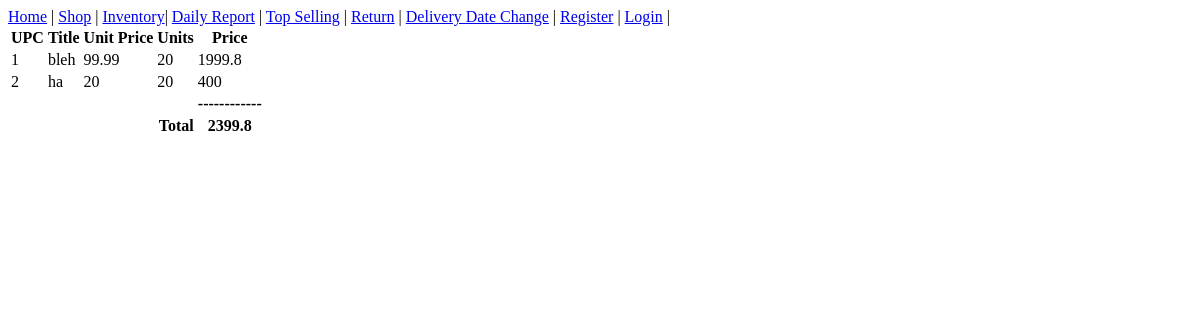
The page /receipt.php?receiptId=1 on the database as committed earlier.
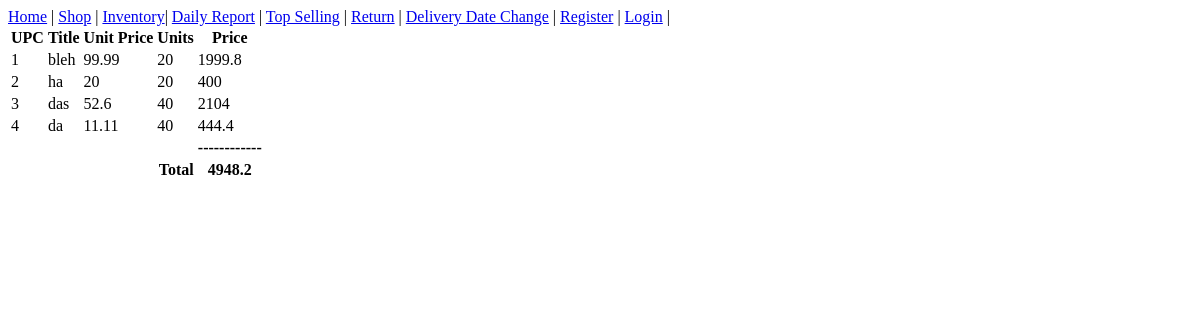
The same page on the database as committed later.
### tables this page shows
CREATE TABLE IF NOT EXISTS PurchaseItem (
	receiptId INTEGER NOT NULL,
	upc INTEGER NOT NULL,
	quantity INTEGER NOT NULL,
	PRIMARY KEY(receiptId, upc),
	FOREIGN KEY(receiptId) REFERENCES Purchase(receiptId),
	FOREIGN KEY(upc) REFERENCES Item(upc)
);

CREATE TABLE IF NOT EXISTS Item(
	upc INTEGER NOT NULL,
	title CHAR(30) NOT NULL,
    type VARCHAR(3) NOT NULL,
	category VARCHAR(30) NOT NULL,
	company VARCHAR(30) NOT NULL,
	year INTEGER NOT NULL,
    price DOUBLE NOT NULL,
	stock INTEGER NOT NULL,
    PRIMARY KEY (upc)
);

### receipt.php (the view, shortened to what this page needs)
<?php
include_once("includes/connection.php");
include_once("includes/header.php");
if(isset($_GET['receiptId']) && is_numeric($_GET['receiptId'])){
    $sqlquery = "SELECT pi.upc AS upc, i.title, price, quantity, price * quantity AS subtotal ";
    $sqlquery .= "FROM PurchaseItem pi LEFT JOIN Item i ON pi.upc = i.upc ";
    $sqlquery .= "WHERE receiptId = ?";
    $stmt = $connection->prepare($sqlquery);
    $stmt->bind_param("i", $_GET['receiptId']);
    $stmt->execute();
        $result = $stmt->get_result();
    if ($result->num_rows){
        echo "<table>";
        echo "<thead>";
        echo "<tr>";
        echo "<th>UPC</th>";
        echo "<th>Title</th>";
        echo "<th>Unit Price</th>";
        echo "<th>Units</th>";
        echo "<th>Price</th>";
        echo "</tr></thead><tbody>";
        $total = 0;
        while($row = $result->fetch_assoc()){
            echo "<tr>";
            echo "<td>".$row['upc']."</td>";
            echo "<td>".$row['title']."</td>";
            echo "<td>".$row['price']."</td>";
            echo "<td>".$row['quantity']."</td>";
            echo "<td>".$row['subtotal']."</td>";
            echo "</tr>";
            $total += $row['subtotal'];
        }
        echo "</tbody><tfoot><tr>";
        echo "<th colspan=4></th><th>------------</th>";
        echo "</tr><tr>";
        echo "<th colspan=4 style='text-align: right'>Total</th>";
        echo "<th>".$total."</td>";
    } else {
        echo "Receipt not found.";
    }
}

### includes/header.php (shortened to what this page needs)
<html>
<head>
</head>
<body>
<?php
    include_once("nav.php");
?>

### includes/nav.php
<nav>
<a href="index.php">Home</a> |
<a href="shop.php">Shop</a> |
<a href="inventory.php">Inventory</a>|
<a href="dailyReport.php">Daily Report</a> |
<a href="topSelling.php">Top Selling</a> |
<a href="return.php">Return</a> |
<a href="deliveryOrder.php">Delivery Date Change</a> |
<?php
if(!isset($_SESSION['user_id']) || !isset($_SESSION['username'])){
    echo '<a href="registration.php">Register</a> | ';
    echo '<a href="login.php">Login</a> | ';
} else {
    echo ' Hello '.$_SESSION['username'].' | ';
    echo '<a href="logout.php">Logout</a>';
}
?>
</nav>

Rows that differ between the two databases and show on the page:
added purchaseitem: upc "3", upc.title "das", upc.price "52.6", quantity "40", subtotal "2104"
added purchaseitem: upc "4", upc.title "da", upc.price "11.11", quantity "40", subtotal "444.4"
Other text that changed with them:
$total: "2399.8" → "4948.2"
